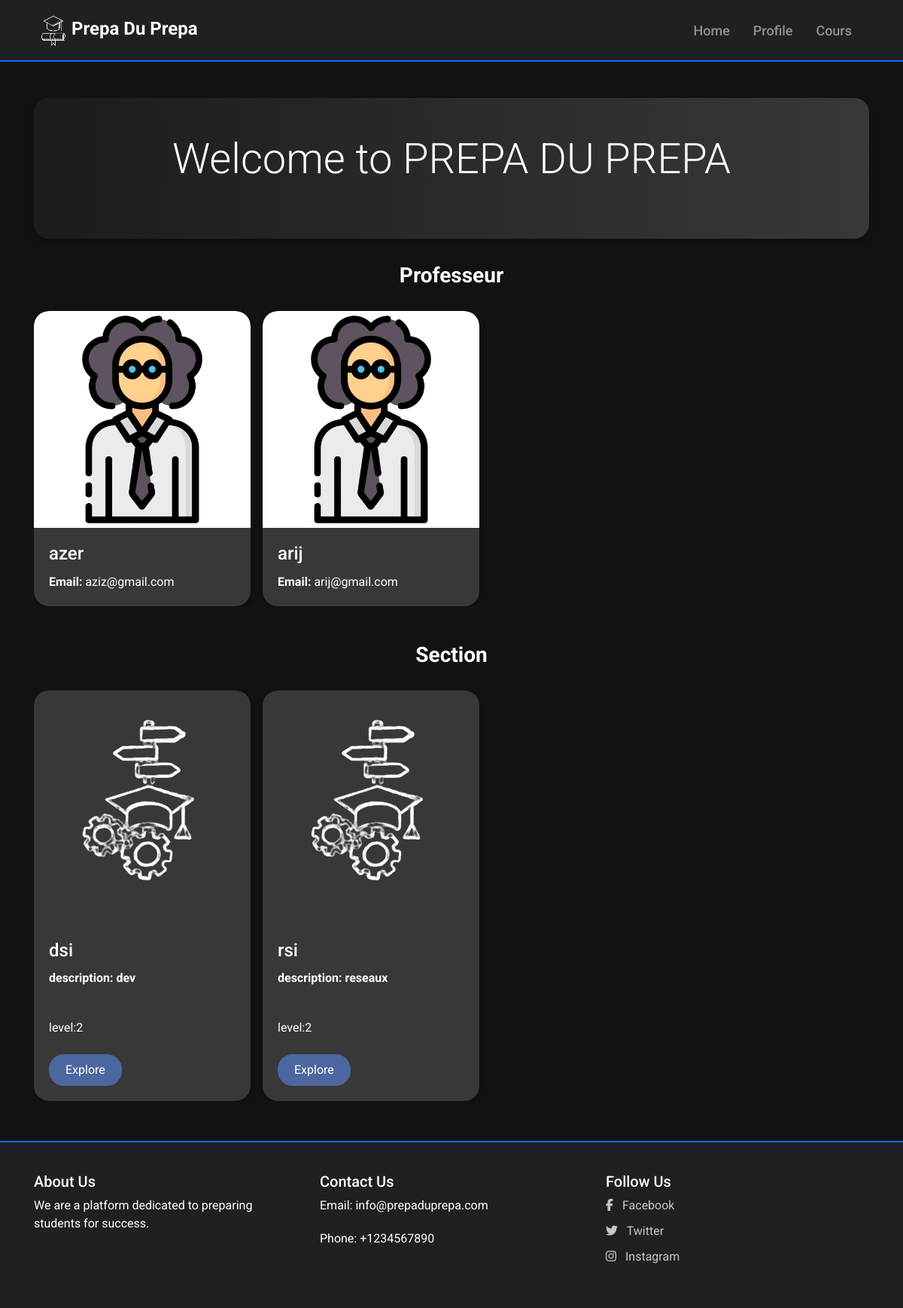
The page / on the database its author committed.
### user/models.py (models this page shows, shortened)
class CustomUser(models.Model):
    user = models.OneToOneField(User,
                                related_name='customUser',
                                on_delete=models.SET_NULL,
                                null=True
                                )
    id = models.AutoField(primary_key=True)
    roles = models.CharField(max_length=7)

class course(models.Model):
    courseId = models.AutoField(primary_key=True)
    title = models.CharField(max_length=100)
    description = models.CharField(max_length=200)
    level = models.IntegerField()

### user/views.py (the view)
# urls.py: path('',views.index,name='index'),
def index(request):
    professors = CustomUser.objects.filter(roles='ROLE_TEACHER')
    courses = course.objects.all()
    return render(request, 'home/index.html', {'professors': professors, 'courses': courses})

### templates/home/index.html (shortened to what this page needs)
{% extends 'base.html' %}
{% load static %}
{% block content %}
<div class="container mt-5">
    <div class="row">
        <div class="col-lg-12">
            <div class="jumbotron text-center">
                <h1 class="display-4 mb-4">Welcome to PREPA DU PREPA</h1>
            </div>
        </div>
    </div>
    {% if professors %}
    <div class="row mb-5">
        <div class="col-lg-12">
            <h2 class="text-white text-center section-title fade-in-up">Professeur</h2>
            <div class="professor-slider d-flex overflow-auto custom-scrollbar">
                <div class="card-container d-flex">
                    {% for professor in professors %}
                        <div class="card mr-3 fade-in-up" style="width: 18rem;">
                            <img src="{% static 'images/prof.jpg' %}" class="card-img-top" alt="Professor">
                            <div class="card-body">
                                <h5 class="card-title"> {{ professor.user.username }}</h5>
                                <p class="card-text"><b>Email:</b> {{ professor.user.email }}</p>
                            </div>
                        </div>
                {% endfor %}
                </div>
            </div>
        </div>
    </div>
{% else %}
    <p>No professors found</p>
{% endif %}
    <div class="row mb-5">
        <div class="col-lg-12">
            <h2 class="text-white text-center section-title fade-in-up">Section</h2>
            <div class="section-slider d-flex overflow-auto custom-scrollbar">
                <div class="card-container d-flex">
                    {% for course in courses %}
                        <div class="card mr-3 fade-in-up" style="width: 18rem;">
                            <img src="{% static 'images/section.png' %}" class="card-img-top">
                            <div class="card-body">
                                <h5 class="card-title">{{ course.title }}</h5>
                                <p class="card-text"><b>description: {{ course.description }}</b></p>
                                <p class="card-text">level:{{ course.level }}</p>
                                <br>
                                <a href="{% url 'course_index' %}" class="btn btn-light">Explore</a>
                            </div>
                        </div>
                        {% endfor %}
                </div>
            </div>
        </div>
    </div>
</div>
{% endblock content %}

### templates/base.html (shortened to what this page needs)
{% load static %}
<!DOCTYPE html>
<html lang="en">
<head>
    <link rel="stylesheet" href="https://stackpath.bootstrapcdn.com/bootstrap/4.5.2/css/bootstrap.min.css">
</head>
<body>
    <nav class="navbar navbar-expand-lg navbar-dark">
        <div class="container">
            <a class="navbar-brand" href="{%url 'index' %}"><img src="{% static 'images/logo0.png' %}" alt="logo" height="50px" width="50px">Prepa Du Prepa</a>
            <div class="collapse navbar-collapse justify-content-end" id="navbarNav">
                <ul class="navbar-nav">
                    <li class="nav-item">
                            <a class="nav-link" href="{%url 'index' %}">Home</a>
                        </li>
                        <li class="nav-item">
                            <a class="nav-link" href="{%url 'login' %}">Profile</a>
                        </li>
                        <li class="nav-item">
                            <a class="nav-link" href="{%url 'support' %}">Cours</a>
                        </li>
                </ul>
            </div>
        </div>
    </nav>
    {% block content %}
    {% endblock content %}
    <footer class="page-footer font-small blue">
        <div class="container">
            <div class="row">
                <div class="col-md-4">
                    <h5>About Us</h5>
                    <p>We are a platform dedicated to preparing students for success.</p>
                </div>
                <div class="col-md-4">
                    <h5>Contact Us</h5>
                    <p>Email: info@prepaduprepa.com</p>
                    <p>Phone: +1234567890</p>
                </div>
                <div class="col-md-4">
                    <h5>Follow Us</h5>
                    <ul class="list-unstyled">
                        <li><a href="#"><i class="fab fa-facebook-f mr-2"></i> Facebook</a></li>
                        <li><a href="#"><i class="fab fa-twitter mr-2"></i> Twitter</a></li>
                        <li><a href="#"><i class="fab fa-instagram mr-2"></i> Instagram</a></li>
                    </ul>
                </div>
            </div>
        </div>
    </footer>
</body>
</html>

### templates/base.html (style rules this page uses)
body { background-color: #121212; color: #fff; font-family: 'Roboto', sans-serif; margin: 0; padding: 0; }
.navbar { background-color: #1e2124; border-bottom: 2px solid #0d6efd; border-radius: 0; padding: 10px 0; }
.navbar-brand { font-weight: 700; color: #fff; font-size: 24px; }
.navbar-nav .nav-link { color: #fff; font-weight: 500; margin-right: 15px; font-size: 18px; transition: all 0.3s ease; }
footer { background-color: #1e2124; color: #fff; padding: 40px 0; margin-top: 20px; border-top: 2px solid #0d6efd; }
footer p { margin-bottom: 20px; }
footer a { color: #fff; text-decoration: none; }
footer ul { padding-left: 0; list-style: none; }
footer ul li { margin-bottom: 10px; }
footer ul li a { color: rgba(255, 255, 255, 0.75); transition: all 0.3s ease; }

### templates/home/index.html (style rules this page uses)
.jumbotron { background: linear-gradient(to right, #1c1c1c, #383838); color: white; padding: 3rem; border-radius: 20px; box-shadow: 0 6px 12px rgba(0, 0, 0, 0.2); transition: all 0.3s ease; }
.card { background-color: #383838; color: white; border: none; border-radius: 20px; margin-right: 20px; box-shadow: 0 4px 6px rgba(0, 0, 0, 0.3); transition: all 0.3s ease; position: relative; overflow: hidden; opacity: 0; transform: translateY(20px); }
.card::before { content: ''; position: absolute; top: 0; left: 100%; width: 100%; height: 100%; background-color: rgba(255, 255, 255, 0.1); transition: left 0.3s ease; z-index: 1; }
.card img { border-radius: 20px 20px 0 0; }
.card-body { padding: 20px; }
.card-title { font-size: 24px; margin-bottom: 10px; }
.card-text { font-size: 16px; line-height: 1.6; margin-bottom: 40px; }
.btn { border-radius: 20px; padding: 10px 20px; transition: all 0.3s ease; }
.btn-light { background-color: #4c669f; color: white; border: 2px solid #4c669f; }
.text-white { color: white; }
.section-title { font-size: 28px; font-weight: bold; margin-bottom: 30px; }
.section-slider { margin-bottom: 5px; }
.fade-in-up { animation: fadeInUp 0.5s ease forwards; }
.card-body { padding: 20px; position: relative; }
.card .btn { border-radius: 20px; padding: 7px 20px; transition: all 0.3s ease; position: absolute; bottom: 20px; left: 20px; }

### rows shown on the page
CustomUser: user.username "azer", user.email "aziz@gmail.com"
CustomUser: user.username "arij", user.email "arij@gmail.com"
course: title "dsi", description "dev", level "2"
course: title "rsi", description "reseaux", level "2"
